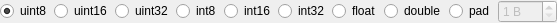
<?xml version="1.0" encoding="UTF-8"?>
<ui version="4.0">
 <class>NumberFormatBox</class>
 <widget class="QWidget" name="NumberFormatBox">
  <property name="geometry">
   <rect>
    <x>0</x>
    <y>0</y>
    <width>522</width>
    <height>22</height>
   </rect>
  </property>
  <property name="windowTitle">
   <string>NumberFormat</string>
  </property>
  <layout class="QHBoxLayout" name="horizontalLayout">
   <property name="spacing">
    <number>3</number>
   </property>
   <property name="leftMargin">
    <number>0</number>
   </property>
   <property name="topMargin">
    <number>0</number>
   </property>
   <property name="rightMargin">
    <number>0</number>
   </property>
   <property name="bottomMargin">
    <number>0</number>
   </property>
   <item>
    <widget class="QRadioButton" name="rbUint8">
     <property name="toolTip">
      <string>unsigned 1 byte integer</string>
     </property>
     <property name="text">
      <string>uint8</string>
     </property>
     <property name="checked">
      <bool>true</bool>
     </property>
    </widget>
   </item>
   <item>
    <widget class="QRadioButton" name="rbUint16">
     <property name="toolTip">
      <string>unsigned 2 bytes integer</string>
     </property>
     <property name="text">
      <string>uint16</string>
     </property>
    </widget>
   </item>
   <item>
    <widget class="QRadioButton" name="rbUint32">
     <property name="toolTip">
      <string>unsigned 4 bytes integer</string>
     </property>
     <property name="text">
      <string>uint32</string>
     </property>
    </widget>
   </item>
   <item>
    <widget class="QRadioButton" name="rbInt8">
     <property name="toolTip">
      <string>signed 1 byte integer</string>
     </property>
     <property name="text">
      <string>int8</string>
     </property>
    </widget>
   </item>
   <item>
    <widget class="QRadioButton" name="rbInt16">
     <property name="toolTip">
      <string>signed 2 bytes integer</string>
     </property>
     <property name="text">
      <string>int16</string>
     </property>
    </widget>
   </item>
   <item>
    <widget class="QRadioButton" name="rbInt32">
     <property name="toolTip">
      <string>signed 4 bytes integer</string>
     </property>
     <property name="text">
      <string>int32</string>
     </property>
    </widget>
   </item>
   <item>
    <widget class="QRadioButton" name="rbFloat">
     <property name="toolTip">
      <string>4 bytes floating point number</string>
     </property>
     <property name="text">
      <string>float</string>
     </property>
    </widget>
   </item>
   <item>
    <widget class="QRadioButton" name="rbDouble">
     <property name="toolTip">
      <string>8 bytes double precision floating point number</string>
     </property>
     <property name="text">
      <string>double</string>
     </property>
    </widget>
   </item>
   <item>
    <widget class="QRadioButton" name="rbPad">
     <property name="toolTip">
      <string>Padding bytes to skip (not plotted)</string>
     </property>
     <property name="text">
      <string>pad</string>
     </property>
    </widget>
   </item>
   <item>
    <widget class="QSpinBox" name="spPadSize">
     <property name="enabled">
      <bool>false</bool>
     </property>
     <property name="toolTip">
      <string>Number of padding bytes to skip</string>
     </property>
     <property name="suffix">
      <string> B</string>
     </property>
     <property name="minimum">
      <number>1</number>
     </property>
     <property name="maximum">
      <number>256</number>
     </property>
    </widget>
   </item>
  </layout>
 </widget>
 <resources/>
 <connections/>
</ui>
